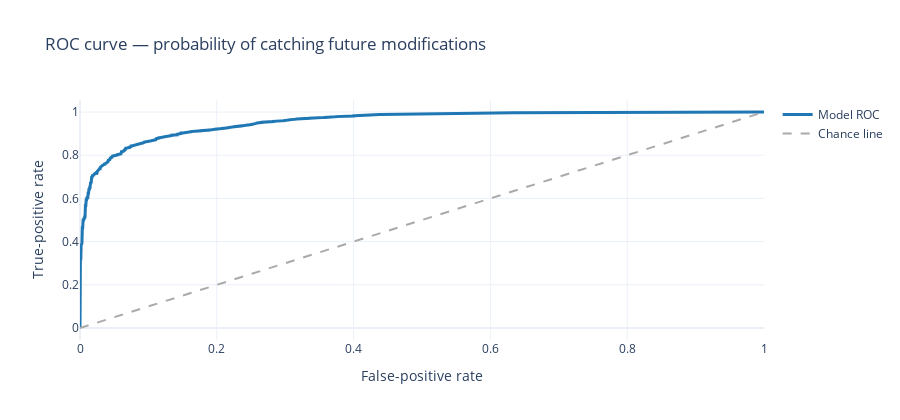
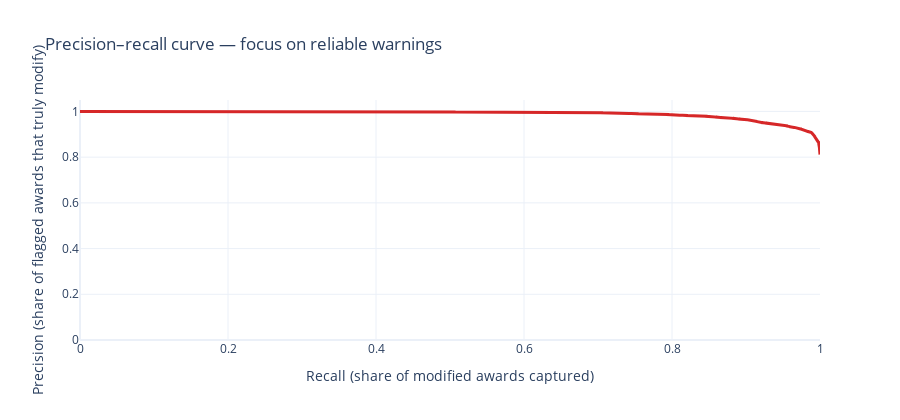
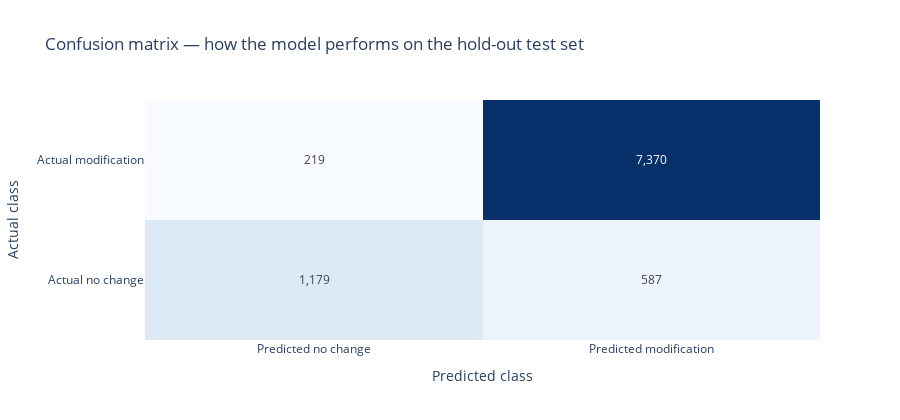

Source (notebook cell) for these figures, in order:
### Markdown cell above
## Model diagnostics for executive review

To communicate practical effectiveness we pair the scorecard with familiar diagnostics: ROC curve to show true-positive lift, precision-recall curve for imbalance resilience, and a confusion-matrix heatmap that translates hits/misses into tangible counts.

### Code cell
fpr, tpr, roc_thresholds = roc_curve(artifacts.y_test, artifacts.y_pred_proba)
precision, recall, pr_thresholds = artifacts.precision_recall_curve
cmatrix = artifacts.confusion_matrix

roc_fig = go.Figure()
roc_fig.add_trace(
    go.Scatter(
        x=fpr,
        y=tpr,
        mode='lines',
        name='Model ROC',
        line=dict(color='#1f77b4', width=3),
        hovertemplate='False-positive rate: %{x:.3f}<br>True-positive rate: %{y:.3f}<extra></extra>'
    )
)
roc_fig.add_trace(
    go.Scatter(
        x=[0, 1],
        y=[0, 1],
        mode='lines',
        name='Chance line',
        line=dict(color='#aaaaaa', dash='dash')
    )
)
roc_fig.update_layout(
    title='ROC curve — probability of catching future modifications',
    xaxis_title='False-positive rate',
    yaxis_title='True-positive rate',
    template='plotly_white',
    height=420
)
iplot(roc_fig)

pr_fig = go.Figure()
pr_fig.add_trace(
    go.Scatter(
        x=recall,
        y=precision,
        mode='lines',
        name='Precision-Recall',
        line=dict(color='#d62728', width=3),
        hovertemplate='Recall: %{x:.3f}<br>Precision: %{y:.3f}<extra></extra>'
    )
)
pr_fig.update_layout(
    title='Precision–recall curve — focus on reliable warnings',
    xaxis_title='Recall (share of modified awards captured)',
    yaxis_title='Precision (share of flagged awards that truly modify)',
    template='plotly_white',
    height=420,
    yaxis=dict(range=[0, 1.05])
)
iplot(pr_fig)

cm_text = [[f"{val:,}" for val in row] for row in cmatrix]
conf_fig = go.Figure(
    data=go.Heatmap(
        z=cmatrix,
        x=['Predicted no change', 'Predicted modification'],
        y=['Actual no change', 'Actual modification'],
        colorscale='Blues',
        showscale=False,
        text=cm_text,
        texttemplate='%{text}'
    )
)
conf_fig.update_layout(
    title='Confusion matrix — how the model performs on the hold-out test set',
    xaxis_title='Predicted class',
    yaxis_title='Actual class',
    template='plotly_white',
    height=420
)
iplot(conf_fig)

### Figure 1 — Plotly figure (JSON) as saved in the notebook; plotly's stock layout.template omitted (floating-point values rounded to 4 significant figures; data arrays with more than 128 entries replaced by an {"elided": "..."} marker saying what was removed)
{"data": [{"hovertemplate": "False-positive rate: %{x:.3f}<br>True-positive rate: %{y:.3f}<extra></extra>", "line": {"color": "#1f77b4", "width": 3}, "mode": "lines", "name": "Model ROC", "type": "scatter", "x": {"elided": "2416 float values"}, "y": {"elided": "2416 float values"}}, {"line": {"color": "#aaaaaa", "dash": "dash"}, "mode": "lines", "name": "Chance line", "type": "scatter", "x": [0, 1], "y": [0, 1]}], "layout": {"height": 420, "title": {"text": "ROC curve — probability of catching future modifications"}, "xaxis": {"title": {"text": "False-positive rate"}}, "yaxis": {"title": {"text": "True-positive rate"}}}}

### Figure 2 — Plotly figure (JSON) as saved in the notebook; plotly's stock layout.template omitted (floating-point values rounded to 4 significant figures; data arrays with more than 128 entries replaced by an {"elided": "..."} marker saying what was removed)
{"data": [{"hovertemplate": "Recall: %{x:.3f}<br>Precision: %{y:.3f}<extra></extra>", "line": {"color": "#d62728", "width": 3}, "mode": "lines", "name": "Precision-Recall", "type": "scatter", "x": {"elided": "6744 float values"}, "y": {"elided": "6744 float values"}}], "layout": {"height": 420, "title": {"text": "Precision–recall curve — focus on reliable warnings"}, "xaxis": {"title": {"text": "Recall (share of modified awards captured)"}}, "yaxis": {"range": [0, 1.05], "title": {"text": "Precision (share of flagged awards that truly modify)"}}}}

### Figure 3 — Plotly figure (JSON) as saved in the notebook; plotly's stock layout.template omitted (floating-point values rounded to 4 significant figures)
{"data": [{"colorscale": [[0, "rgb(247,251,255)"], [0.125, "rgb(222,235,247)"], [0.25, "rgb(198,219,239)"], [0.375, "rgb(158,202,225)"], [0.5, "rgb(107,174,214)"], [0.625, "rgb(66,146,198)"], [0.75, "rgb(33,113,181)"], [0.875, "rgb(8,81,156)"], [1, "rgb(8,48,107)"]], "showscale": false, "text": [["1,179", "587"], ["219", "7,370"]], "texttemplate": "%{text}", "type": "heatmap", "x": ["Predicted no change", "Predicted modification"], "y": ["Actual no change", "Actual modification"], "z": [[1179, 587], [219, 7370]]}], "layout": {"height": 420, "title": {"text": "Confusion matrix — how the model performs on the hold-out test set"}, "xaxis": {"title": {"text": "Predicted class"}}, "yaxis": {"title": {"text": "Actual class"}}}}
